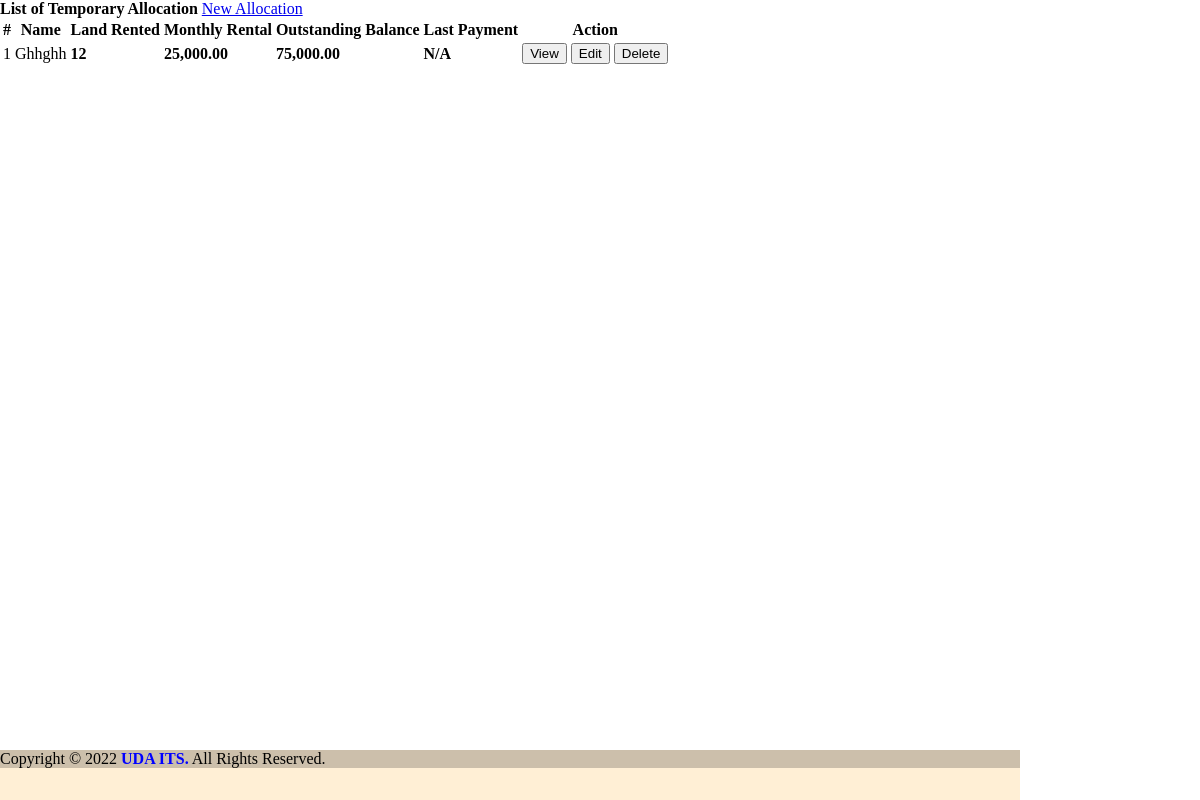
/tenants.php, run on the app's committed database.
### tables this page shows
CREATE TABLE `tenants` (
  `id` int(11) NOT NULL,
  `agref` varchar(20) NOT NULL,
  `fileno` varchar(50) NOT NULL,
  `procode` varchar(50) NOT NULL,
  `cuscode` varchar(50) NOT NULL,
  `privadd` varchar(500) NOT NULL,
  `extent` varchar(20) NOT NULL,
  `planno` varchar(25) NOT NULL,
  `lotno` varchar(50) NOT NULL,
  `allodate` date NOT NULL,
  `phyhodate` date NOT NULL,
  `expdate` date NOT NULL,
  `monrent` float NOT NULL,
  `tax` int(11) NOT NULL,
  `secudep` int(11) NOT NULL,
  `secureceipt` varchar(50) NOT NULL,
  `intrst` int(11) NOT NULL,
  `apprv` varchar(50) NOT NULL,
  `dperiod` varchar(50) NOT NULL,
  `damnt` int(11) NOT NULL,
  `oic` varchar(100) NOT NULL,
  `rrdav` varchar(100) NOT NULL,
  `firstname` varchar(100) NOT NULL,
  `email` varchar(100) NOT NULL,
  `contact` varchar(50) NOT NULL,
  `house_id` int(11) NOT NULL,
  `status` tinyint(1) NOT NULL DEFAULT 1 COMMENT '1 = active, 0= inactive',
  `date_in` date NOT NULL
);

CREATE TABLE `houses` (
  `id` int(11) NOT NULL,
  `house_no` varchar(50) NOT NULL,
  `sub_land_no` varchar(50) NOT NULL,
  `lnd_add` varchar(300) NOT NULL,
  `category_id` int(11) NOT NULL,
  `description` text NOT NULL,
  `price` double NOT NULL
);

### tenants.php (the view, shortened to what this page needs)
<?php include('db_connect.php');?>
<div class="container-fluid">
	<div class="col-lg-12">
		<div class="row">
			<div class="col-md-12">
				<div class="card">
					<div class="card-header">
						<b>List of Temporary Allocation</b>
						<span class="float:right"><a class="btn btn-primary btn-block btn-sm col-sm-2 float-right" href="javascript:void(0)" id="new_tenant">
					<i class="fa fa-plus"></i> New Allocation
				</a></span>
					</div>
					<div class="card-body">
						<table class="table table-condensed table-bordered table-hover">
							<thead>
								<tr>
									<th class="text-center">#</th>
									<th class="">Name</th>
									<th class="">Land Rented</th>
									<th class="">Monthly Rental</th>
									<th class="">Outstanding Balance</th>
									<th class="">Last Payment</th>
									<th class="text-center">Action</th>
								</tr>
							</thead>
							<tbody>
								<?php
								$i = 1;
								$tenant = $conn->query("SELECT t.*,concat(t.firstname) as name,h.house_no,h.price FROM tenants t inner join houses h on h.id = t.house_id where t.status = 1 order by h.house_no desc ");
								while($row=$tenant->fetch_assoc()):
									$months = abs(strtotime(date('Y-m-d')." 23:59:59") - strtotime($row['date_in']." 23:59:59"));
									$months = floor(($months) / (30*60*60*24));
									$payable = $row['price'] * $months;
									$paid = $conn->query("SELECT SUM(amount) as paid FROM payments where tenant_id =".$row['id']);
									$last_payment = $conn->query("SELECT * FROM payments where tenant_id =".$row['id']." order by unix_timestamp(date_created) desc limit 1");
									$paid = $paid->num_rows > 0 ? $paid->fetch_array()['paid'] : 0;
									$last_payment = $last_payment->num_rows > 0 ? date("M d, Y",strtotime($last_payment->fetch_array()['date_created'])) : 'N/A';
									$outstanding = $payable - $paid;
								?>
								<tr>
									<td class="text-center"><?php echo $i++ ?></td>
									<td>
										<?php echo ucwords($row['name']) ?>
									</td>
									<td class="">
										 <p> <b><?php echo $row['house_no'] ?></b></p>
									</td>
									<td class="">
										 <p> <b><?php echo number_format($row['price'],2) ?></b></p>
									</td>
									<td class="text-right">
										 <p> <b><?php echo number_format($outstanding,2) ?></b></p>
									</td>
									<td class="">
										 <p><b><?php echo  $last_payment ?></b></p>
									</td>
									<td class="text-center">
										<button class="btn btn-sm btn-outline-primary view_payment" type="button" data-id="<?php echo $row['id'] ?>" >View</button>
										<button class="btn btn-sm btn-outline-primary edit_tenant" type="button" data-id="<?php echo $row['id'] ?>" >Edit</button>
										<button class="btn btn-sm btn-outline-danger delete_tenant" type="button" data-id="<?php echo $row['id'] ?>">Delete</button>
									</td>
								</tr>
								<?php endwhile; ?>
							</tbody>
						</table>
					</div>
				</div>
			</div>
		</div>
	</div>
</div>
<?php
        include "footer.php";
    ?>

### footer.php (style rules this page uses)
body { min-height:100vh; margin:0;padding:0; position:relative; }
body { position: relative; }
body::after { content: ''; display: block; height: 50px; }

### tenants.php (style rules this page uses)
td { vertical-align: middle !important; }
td p { margin: unset }

### data on the page
tenants: name "Ghhghh", house.house_no "12", house.price "25,000.00", outstanding "75,000.00", last_payment "N/A"
